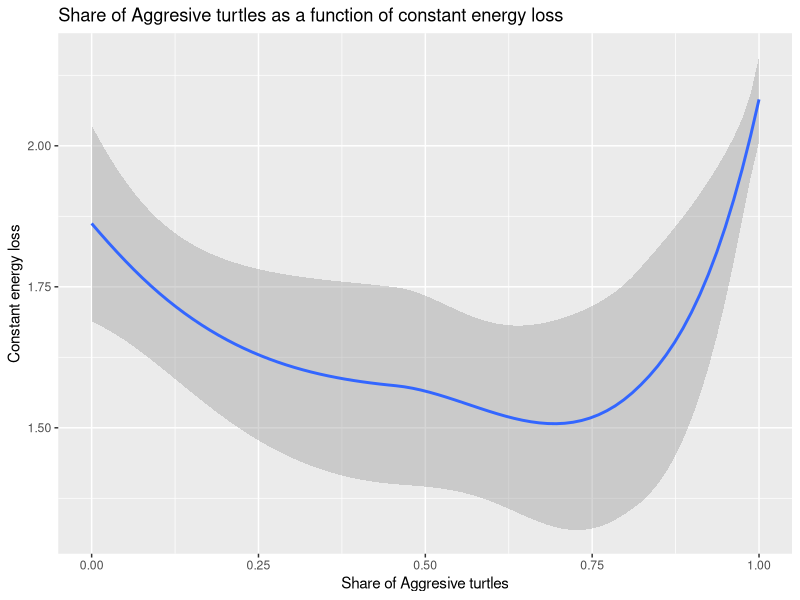
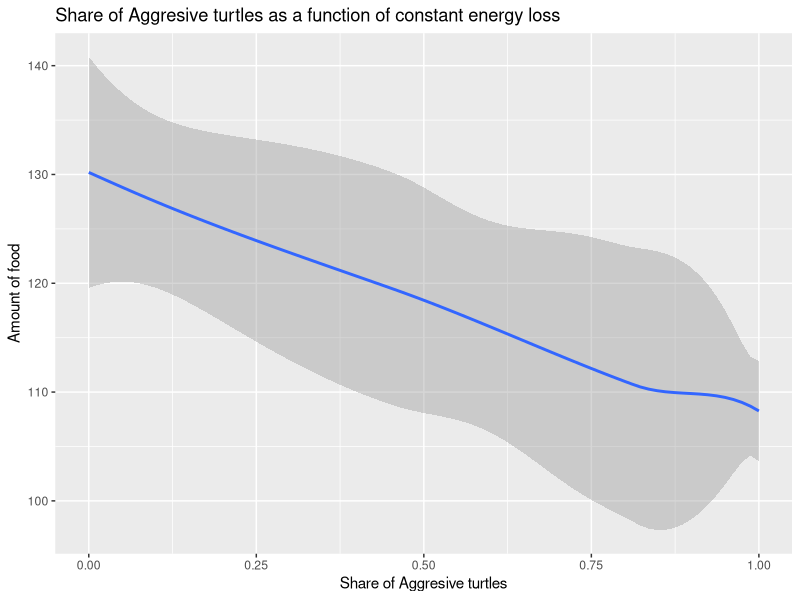

These figures' R source, in order:
library(dplyr)
library(ggplot2)
df <- read.csv("final-test.csv")

df$count.agents2 <- df$count.agents2 %>% na_if(0)
df <- df %>% filter(count.agents2 > 9)
df <- df %>% mutate(aggressive_share = Aggressive_turtles/count.agents2)
df <- df %>% mutate(passive_share = Non.aggressive_turtles/count.agents2)
df <- df %>% mutate(amount_of_food_10 = amount_of_food/10,
                    value_of_food_10 = value_of_food/10)
sum(df$aggressive_share > 0.5)
sum(df$passive_share > 0.5)
sum(df$aggressive_share > 0)
sum(df$passive_share > 0)
model1 <- lm(aggressive_share ~ value_of_food_10 + percentage_of_aggressive + view_Distance + constant_energy_loss + amount_of_food_10, data = df)
summary(model1)

plot <- ggplot(df) +
  geom_smooth(aes(aggressive_share, constant_energy_loss)) +
  ggtitle("Share of Aggresive turtles as a function of constant energy loss") +
  labs(x = "Share of Aggresive turtles", y = "Constant energy loss" )


plot

plot2 <- ggplot(df) +
  geom_smooth(aes(aggressive_share, amount_of_food)) +
  ggtitle("Share of Aggresive turtles as a function of constant energy loss") +
  labs(x = "Share of Aggresive turtles", y = "Amount of food" )


plot2


mean(df$aggressive_share)


